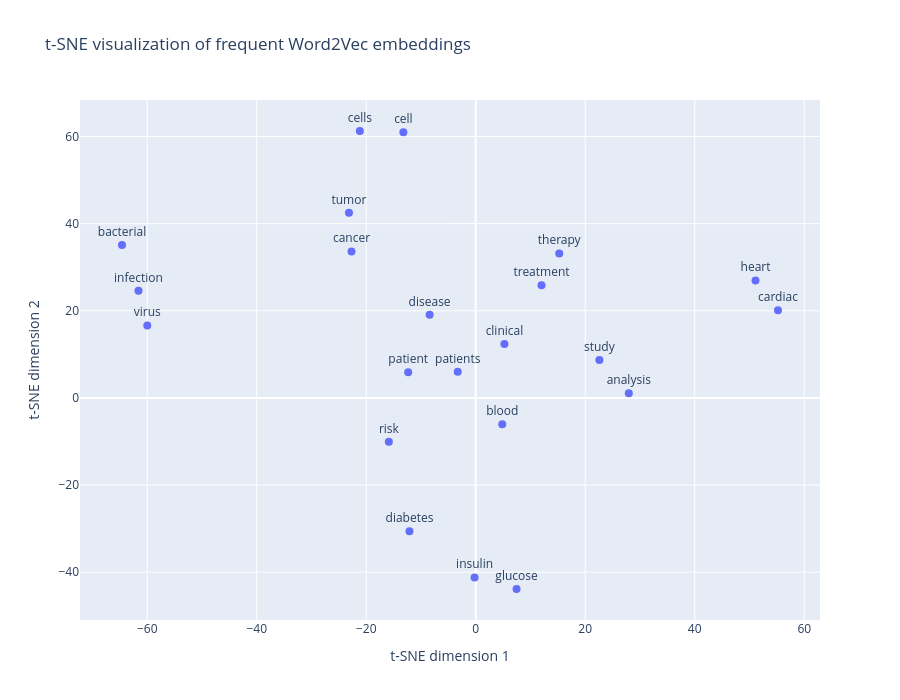

This figure's notebook cell:
### Code cell
import plotly.express as px

fig = px.scatter(
    df_vis,
    x="x",
    y="y",
    text="word",
    hover_name="word",
    title="t-SNE visualization of frequent Word2Vec embeddings",
    labels={
        "x": "t-SNE dimension 1",
        "y": "t-SNE dimension 2"
    },
    width=900,
    height=700
)

fig.update_traces(
    textposition="top center",
    marker=dict(size=8)
)

fig.update_layout(
    showlegend=False
)

fig.show()

### Figure 1 — Plotly figure (JSON) as saved in the notebook; plotly's stock layout.template omitted (floating-point values rounded to 4 significant figures)
{"data": [{"hovertemplate": "<b>%{hovertext}</b><br><br>t-SNE dimension 1=%{x}<br>t-SNE dimension 2=%{y}<br>word=%{text}<extra></extra>", "hovertext": ["disease", "patients", "patient", "treatment", "therapy", "cancer", "tumor", "cell", "cells", "diabetes", "insulin", "glucose", "heart", "cardiac", "blood", "infection", "virus", "bacterial", "risk", "clinical", "study", "analysis"], "legendgroup": "", "marker": {"color": "#636efa", "size": 8, "symbol": "circle"}, "mode": "markers+text", "name": "", "orientation": "v", "showlegend": false, "text": ["disease", "patients", "patient", "treatment", "therapy", "cancer", "tumor", "cell", "cells", "diabetes", "insulin", "glucose", "heart", "cardiac", "blood", "infection", "virus", "bacterial", "risk", "clinical", "study", "analysis"], "textposition": "top center", "type": "scatter", "x": [-8.424, -3.29, -12.34, 12.02, 15.25, -22.68, -23.15, -13.21, -21.17, -12.1, -0.2092, 7.458, 51.1, 55.21, 4.848, -61.6, -59.99, -64.61, -15.87, 5.243, 22.59, 27.96], "xaxis": "x", "y": [19.12, 6.04, 5.882, 25.85, 33.18, 33.64, 42.52, 61.01, 61.27, -30.6, -41.19, -43.86, 26.97, 20.13, -6.038, 24.63, 16.65, 35.13, -10.06, 12.36, 8.722, 1.062], "yaxis": "y"}], "layout": {"height": 700, "legend": {"tracegroupgap": 0}, "showlegend": false, "title": {"text": "t-SNE visualization of frequent Word2Vec embeddings"}, "width": 900, "xaxis": {"anchor": "y", "domain": [0, 1], "title": {"text": "t-SNE dimension 1"}}, "yaxis": {"anchor": "x", "domain": [0, 1], "title": {"text": "t-SNE dimension 2"}}}}
